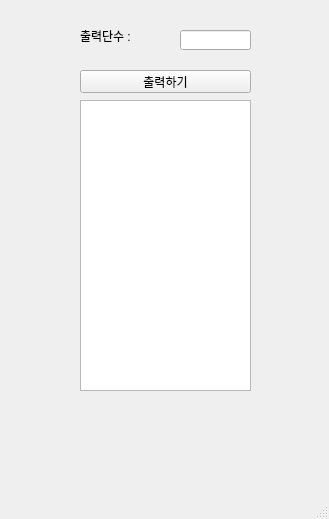
<?xml version="1.0" encoding="UTF-8"?>
<ui version="4.0">
 <class>MainWindow</class>
 <widget class="QMainWindow" name="MainWindow">
  <property name="geometry">
   <rect>
    <x>0</x>
    <y>0</y>
    <width>329</width>
    <height>519</height>
   </rect>
  </property>
  <property name="windowTitle">
   <string>MainWindow</string>
  </property>
  <widget class="QWidget" name="centralwidget">
   <widget class="QLabel" name="lbl">
    <property name="geometry">
     <rect>
      <x>80</x>
      <y>30</y>
      <width>56</width>
      <height>12</height>
     </rect>
    </property>
    <property name="text">
     <string>출력단수 : </string>
    </property>
   </widget>
   <widget class="QPushButton" name="pb">
    <property name="geometry">
     <rect>
      <x>80</x>
      <y>70</y>
      <width>171</width>
      <height>23</height>
     </rect>
    </property>
    <property name="text">
     <string>출력하기</string>
    </property>
   </widget>
   <widget class="QTextEdit" name="te">
    <property name="geometry">
     <rect>
      <x>80</x>
      <y>100</y>
      <width>171</width>
      <height>291</height>
     </rect>
    </property>
   </widget>
   <widget class="QLineEdit" name="le">
    <property name="geometry">
     <rect>
      <x>180</x>
      <y>30</y>
      <width>71</width>
      <height>20</height>
     </rect>
    </property>
   </widget>
  </widget>
  <widget class="QMenuBar" name="menubar">
   <property name="geometry">
    <rect>
     <x>0</x>
     <y>0</y>
     <width>329</width>
     <height>21</height>
    </rect>
   </property>
  </widget>
  <widget class="QStatusBar" name="statusbar"/>
 </widget>
 <resources/>
 <connections/>
</ui>
